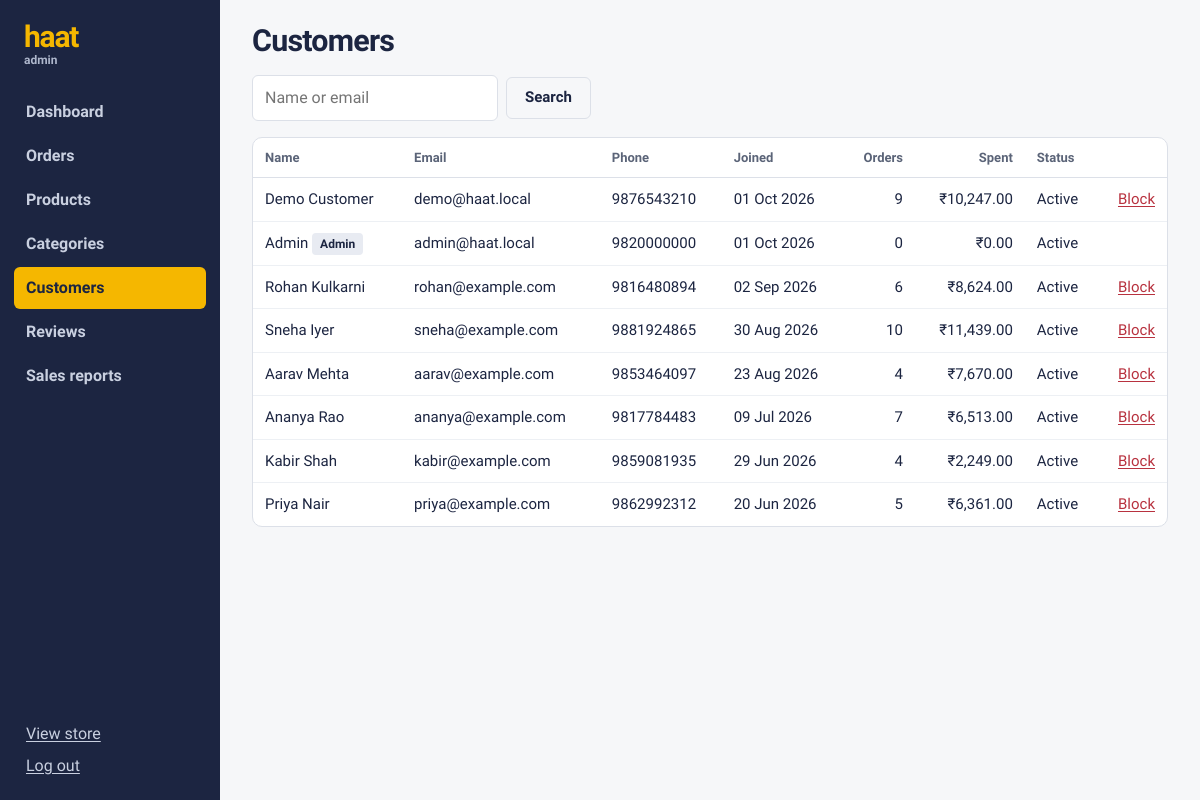
Page /admin/users (signed in) on the committed database.
### models.py (models this page shows, shortened)
class User(UserMixin, db.Model):
    __tablename__ = "users"
    user_id = db.Column(db.Integer, primary_key=True)
    name = db.Column(db.String(100), nullable=False)
    email = db.Column(db.String(100), unique=True, nullable=False, index=True)
    password = db.Column(db.String(255), nullable=False)
    phone = db.Column(db.String(15))
    role = db.Column(db.String(15), nullable=False, default="customer")   # customer | admin
    status = db.Column(db.String(20), nullable=False, default="active")   # active | blocked
    created_at = db.Column(db.DateTime, default=now)
    orders = db.relationship("Order", backref="user", lazy="dynamic")
    @property
    def is_admin(self):
        return self.role == "admin"
    @property
    def is_active(self):
        return self.status == "active"

### modules/admin.py (the view)
@bp.route("/users")
def users():
    q = request.args.get("q", "").strip()
    query = User.query
    if q:
        query = query.filter(or_(User.name.ilike(f"%{q}%"), User.email.ilike(f"%{q}%")))
    spend = dict(db.session.query(Order.user_id, func.sum(Order.total_amount))
                 .filter(Order.status.in_(CONFIRMED)).group_by(Order.user_id).all())
    orders = dict(db.session.query(Order.user_id, func.count(Order.order_id))
                  .group_by(Order.user_id).all())
    return render_template("admin/users.html", users=query.order_by(User.created_at.desc()).all(),
                           q=q, spend=spend, orders=orders)

### app.py (called while the page is built)
@login_manager.user_loader
def load_user(user_id):
    user = db.session.get(User, int(user_id))
    return user if user and user.is_active else None

def _csrf_token():
    if "_csrf" not in session:
        session["_csrf"] = secrets.token_hex(16)
    return session["_csrf"]

def _register_middleware(app):
    @app.before_request
    def csrf_protect():
        if request.method == "POST" and app.config.get("CSRF_ENABLED", True):
            token = request.form.get("csrf_token") or request.headers.get("X-CSRF-Token")
            if not token or token != session.get("_csrf"):
                app.logger.warning("CSRF check failed on %s", request.path)
                abort(400, description="Your session expired. Reload the page and try again.")
    @app.after_request
    def log_request(response):
        if not request.path.startswith("/static"):
            app.logger.debug("%s %s -> %s", request.method, request.path, response.status_code)
        return response

def _register_template_helpers(app):
    app.jinja_env.globals.update(csrf_token=_csrf_token, page_url=page_url, tile_colour=tile_colour)
    app.jinja_env.filters["money"] = money
    @app.context_processor
    def inject_globals():
        cart_count, wish_ids = 0, set()
        if current_user.is_authenticated:
            cart_count = (db.session.query(db.func.coalesce(db.func.sum(CartItem.quantity), 0))
                          .filter(CartItem.user_id == current_user.user_id).scalar())
            wish_ids = {w.product_id for w in
                        WishlistItem.query.filter_by(user_id=current_user.user_id)}
        return {
            "store_name": app.config["STORE_NAME"],
            "nav_categories": Category.query.order_by(Category.category_name).all(),
            "cart_count": cart_count,
            "wish_ids": wish_ids,
        }

### modules/admin.py (called while the page is built)
@bp.before_request
@admin_required
def guard():
    return None

### utils/helpers.py (called while the page is built)
def _indian_grouping(whole: str) -> str:
    if len(whole) <= 3:
        return whole
    last3, rest = whole[-3:], whole[:-3]
    groups = []
    while len(rest) > 2:
        groups.insert(0, rest[-2:])
        rest = rest[:-2]
    if rest:
        groups.insert(0, rest)
    return ",".join(groups + [last3])

def money(value, symbol="₹"):
    d = Decimal(str(value or 0)).quantize(Decimal("0.01"))
    sign = "-" if d < 0 else ""
    whole, frac = f"{abs(d):.2f}".split(".")
    return f"{sign}{symbol}{_indian_grouping(whole)}.{frac}"

### templates/admin/users.html (shortened to what this page needs)
{% extends "admin/layout.html" %}
{% import "partials/macros.html" as m with context %}
{% block admin %}
<div class="admin-head"><h1>Customers</h1></div>
<form method="get" class="toolbar">
  <input id="uq" name="q" type="search" placeholder="Name or email" value="{{ q }}">
  <button class="btn btn-ghost" type="submit">Search</button>
</form>
<div class="panel flush">
<table class="table">
  <thead><tr><th>Name</th><th>Email</th><th>Phone</th><th>Joined</th><th class="num">Orders</th><th class="num">Spent</th><th>Status</th><th></th></tr></thead>
  <tbody>
  {% for u in users %}
    <tr class="{{ 'row-muted' if u.status == 'blocked' }}">
      <td>{{ u.name }}{% if u.is_admin %} <span class="tag">Admin</span>{% endif %}</td>
      <td>{{ u.email }}</td><td>{{ u.phone or '–' }}</td><td>{{ u.created_at.strftime('%d %b %Y') }}</td>
      <td class="num">{{ orders.get(u.user_id, 0) }}</td><td class="num">{{ spend.get(u.user_id, 0)|money }}</td>
      <td>{{ u.status|capitalize }}</td>
      <td class="num">{% if not u.is_admin %}
        <form method="post" action="{{ url_for('admin.user_toggle', user_id=u.user_id) }}" {% if u.status == 'active' %}data-confirm="Block {{ u.name }}? They won't be able to log in."{% endif %}>
          {{ m.csrf() }}<button class="link-btn {{ 'danger' if u.status == 'active' }}" type="submit">{{ 'Block' if u.status == 'active' else 'Unblock' }}</button>
        </form>{% endif %}</td>
    </tr>
  {% else %}<tr><td colspan="8" class="muted">No users found.</td></tr>{% endfor %}
  </tbody>
</table>
</div>
{% endblock %}

### static/css/style.css (style rules this page uses)
:root { --ink: #1C2541; --ink-2: #2B375E; --marigold: #F5B700; --marigold-2: #FFD24D; --paper: #F6F7F9; --white: #FFFFFF; --line: #DCE0E8; --muted: #5B6478; --leaf: #2F7D5B; --rose: #B8323F; --sky: #3D5A98; --display: "Bricolage Grotesque", "Segoe UI", system-ui, sans-serif; --body: "Source Sans 3", "Segoe UI", system-ui, -apple-system, sans-serif; --r-sm: 6px; --r: 10px; --r-lg: 18px; }
*, *::before, *::after { box-sizing: border-box; }
html { -webkit-text-size-adjust: 100%; }
body { margin: 0; font: 400 16px/1.5 var(--body); color: var(--ink); background: var(--paper); }
h1, h2, h3, h4 { font-family: var(--display); line-height: 1.15; margin: 0 0 .5em; letter-spacing: -.01em; }
.danger, .danger:hover { color: var(--rose) !important; }
.btn { white-space: nowrap; display: inline-flex; align-items: center; justify-content: center; gap: 6px; min-height: 42px; padding: 0 18px; border-radius: var(--r-sm); border: 1.5px solid transparent; font: 700 15px/1 var(--body); text-decoration: none; cursor: pointer; background: var(--white); color: var(--ink); transition: background .15s, border-color .15s; }
.btn-ghost { border-color: var(--line); background: transparent; }
.link-btn { background: none; border: 0; padding: 0; font: inherit; color: var(--sky); cursor: pointer; text-decoration: underline; text-underline-offset: 2px; }
.tag { display: inline-block; padding: 2px 8px; border-radius: 4px; font-size: 12px; font-weight: 700; background: #E8EBF2; color: var(--ink); }
input[type=text], input[type=email], input[type=password], input[type=number], input[type=search], input[type=date], input:not([type]), select, textarea { width: 100%; padding: 10px 12px; border: 1.5px solid var(--line); border-radius: var(--r-sm); font: inherit; background: var(--white); color: var(--ink); }
.panel { background: var(--white); border: 1px solid var(--line); border-radius: var(--r); padding: 20px; margin-bottom: 16px; }
.panel.flush { padding: 0; overflow-x: auto; }
.admin-head { display: flex; justify-content: space-between; align-items: center; gap: 16px; margin-bottom: 16px; flex-wrap: wrap; }
.admin-head h1 { font-size: 1.9rem; font-weight: 800; letter-spacing: -.025em; margin: 0; }
.table { width: 100%; border-collapse: collapse; font-size: 15px; }
.table th { text-align: left; font-size: 13px; color: var(--muted); font-weight: 700; padding: 10px 12px; border-bottom: 1px solid var(--line); white-space: nowrap; }
.table td { padding: 10px 12px; border-bottom: 1px solid #EDF0F4; vertical-align: middle; }
.table tr:last-child td { border-bottom: 0; }
.table .num { text-align: right; }
.toolbar { display: flex; align-items: center; gap: 8px; margin-bottom: 16px; flex-wrap: wrap; }
.toolbar input, .toolbar select { width: auto; min-width: 200px; }

### rows in the picture
User: name "Demo Customer", email "demo@haat.local", phone "9876543210", created_at "01 Oct 2026", get "9", get "₹10,247.00", status "Active", status "Block"
User: name "Admin", role "Admin", email "admin@haat.local", phone "9820000000", created_at "01 Oct 2026", get "0", get "₹0.00", status "Active"
User: name "Rohan Kulkarni", email "rohan@example.com", phone "9816480894", created_at "02 Sep 2026", get "6", get "₹8,624.00", status "Active", status "Block"
User: name "Sneha Iyer", email "sneha@example.com", phone "9881924865", created_at "30 Aug 2026", get "10", get "₹11,439.00", status "Active", status "Block"
User: name "Aarav Mehta", email "aarav@example.com", phone "9853464097", created_at "23 Aug 2026", get "4", get "₹7,670.00", status "Active", status "Block"
User: name "Ananya Rao", email "ananya@example.com", phone "9817784483", created_at "09 Jul 2026", get "7", get "₹6,513.00", status "Active", status "Block"
User: name "Kabir Shah", email "kabir@example.com", phone "9859081935", created_at "29 Jun 2026", get "4", get "₹2,249.00", status "Active", status "Block"
User: name "Priya Nair", email "priya@example.com", phone "9862992312", created_at "20 Jun 2026", get "5", get "₹6,361.00", status "Active", status "Block"

### other values in the picture
{{ store_name|lower }} "haat"
